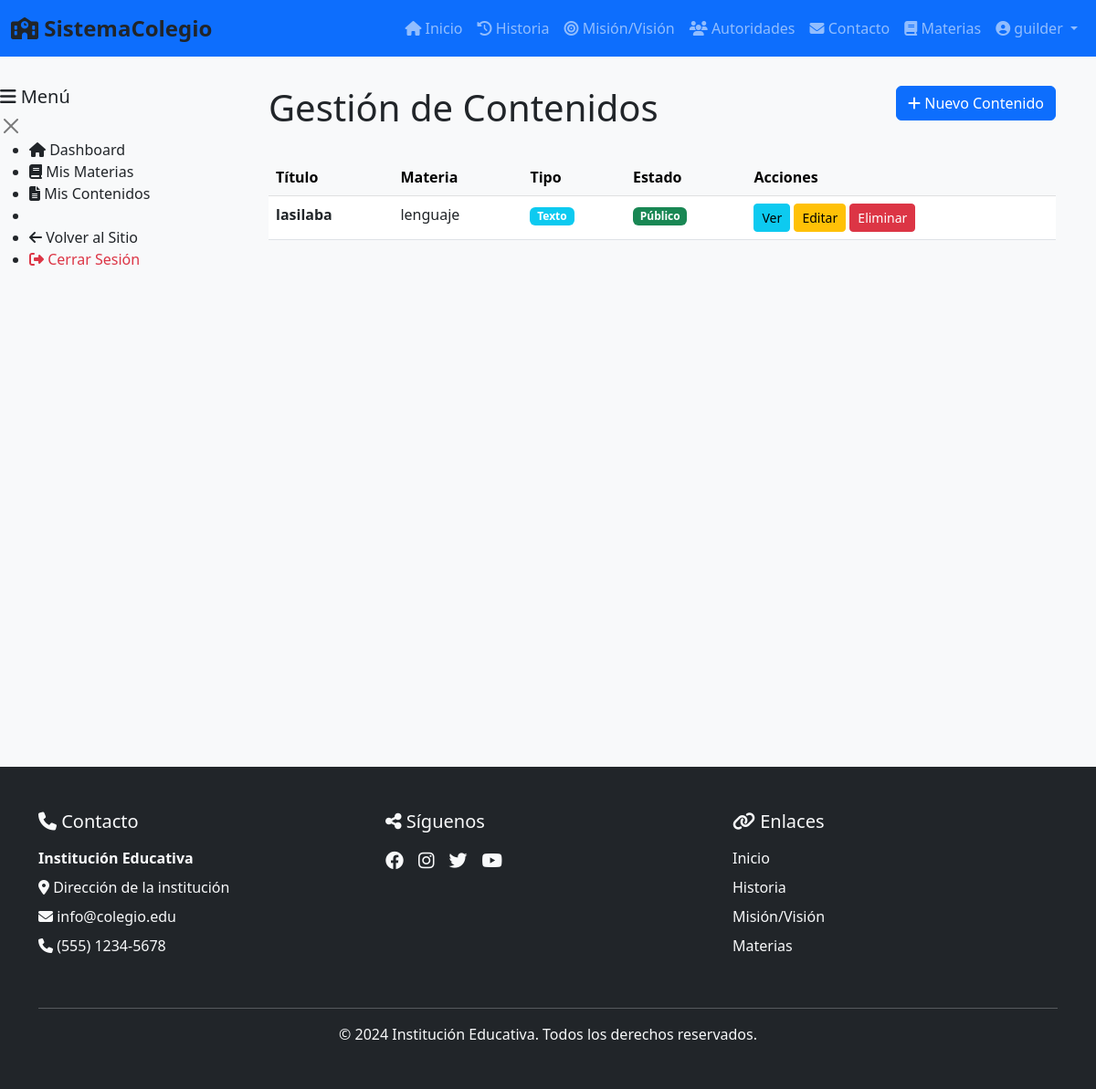
The page /contenidos-gestion/ (signed in) on the database as committed earlier.
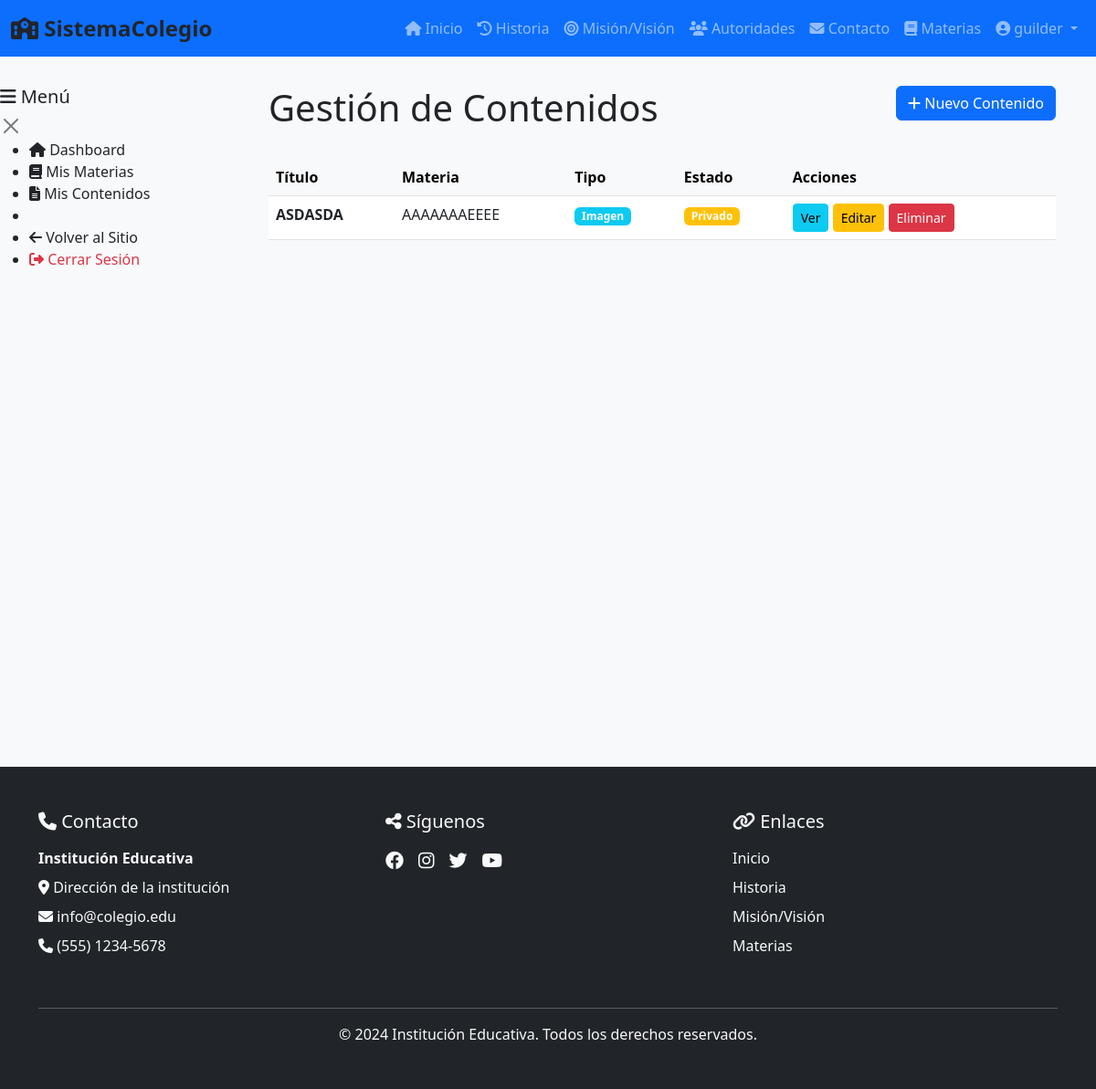
The same page on the database as committed later.
### core/models.py (models this page shows, shortened)
class Contenido(models.Model):
    TIPO_CHOICES = [
        ('texto', 'Texto'),
        ('video', 'Video'),
        ('documento', 'Documento'),
        ('imagen', 'Imagen'),
        ('multimedia', 'Multimedia'),
    ]
    ESTADO_CHOICES = [
        ('privado', 'Privado'),
        ('publico', 'Público'),
    ]
    materia = models.ForeignKey(Materia, on_delete=models.CASCADE)
    titulo = models.CharField(max_length=200)
    descripcion = models.TextField(blank=True)
    tipo = models.CharField(max_length=20, choices=TIPO_CHOICES, default='texto')
    archivo = models.FileField(upload_to='contenidos/', blank=True, null=True)
    estado_publicacion = models.CharField(max_length=20, choices=ESTADO_CHOICES, default='privado')
    fecha_creacion = models.DateTimeField(auto_now_add=True)
    class Meta:
        ordering = ['-fecha_creacion']

class Materia(models.Model):
    ESTADO_CHOICES = [
        ('borrador', 'Borrador'),
        ('publicada', 'Publicada'),
    ]
    profesor = models.ForeignKey(ProfesorProfile, on_delete=models.CASCADE)
    nombre = models.CharField(max_length=200)
    descripcion = models.TextField(blank=True)
    estado_publicacion = models.CharField(max_length=20, choices=ESTADO_CHOICES, default='borrador')
    fecha_creacion = models.DateTimeField(auto_now_add=True)
    class Meta:
        ordering = ['-fecha_creacion']

### core/views.py (the view)
# urls.py: path('contenidos-gestion/', views.ContenidosGestionView.as_view(), name='contenidos_gestion'),
class ContenidosGestionView(LoginRequiredMixin, TemplateView):
    template_name = 'contenidos/lista.html'
    def get_context_data(self, **kwargs):
        context = super().get_context_data(**kwargs)
        context['show_sidebar'] = True
        profesor_profile, _ = ProfesorProfile.objects.get_or_create(user=self.request.user)
        context['contenidos'] = Contenido.objects.filter(materia__profesor=profesor_profile).select_related('materia')
        context['materias'] = Materia.objects.filter(profesor=profesor_profile)
        return context

### templates/contenidos/lista.html (shortened to what this page needs)
{% extends "base.html" %}
{% load static %}
{% block content %}
<div style="display: flex; min-height: calc(100vh - 70px);">
    <main style="flex: 1; padding: 2rem; width: 100%;">
        <div class="container-fluid">
            <div class="row mb-4">
                <div class="col">
                    <h1>Gestión de Contenidos</h1>
                </div>
                <div class="col-auto">
                    <button class="btn btn-primary" data-bs-toggle="modal" data-bs-target="#crearContenidoModal">
                        <i class="fas fa-plus"></i> Nuevo Contenido
                    </button>
                </div>
            </div>
            {% if contenidos %}
                <div class="table-responsive">
                    <table class="table table-hover">
                        <thead class="table-light">
                            <tr>
                                <th>Título</th>
                                <th>Materia</th>
                                <th>Tipo</th>
                                <th>Estado</th>
                                <th>Acciones</th>
                            </tr>
                        </thead>
                        <tbody id="contenidosTableBody">
                            {% for contenido in contenidos %}
                                <tr>
                                    <td><strong>{{ contenido.titulo }}</strong></td>
                                    <td>{{ contenido.materia.nombre }}</td>
                                    <td>
                                        <span class="badge bg-info">
                                            {{ contenido.get_tipo_display }}
                                        </span>
                                    </td>
                                    <td>
                                        <span class="badge {% if contenido.estado_publicacion == 'publico' %}bg-success{% else %}bg-warning{% endif %}">
                                            {{ contenido.get_estado_publicacion_display }}
                                        </span>
                                    </td>
                                    <td>
                                        <button class="btn btn-sm btn-info" data-ver-contenido="{{ contenido.id }}">
                                            Ver
                                        </button>
                                        <button class="btn btn-sm btn-warning" data-editar-contenido="{{ contenido.id }}" data-bs-toggle="modal" data-bs-target="#editarContenidoModal">
                                            Editar
                                        </button>
                                        <button class="btn btn-sm btn-danger" data-eliminar-contenido="{{ contenido.id }}" data-contenido-titulo="{{ contenido.titulo }}">
                                            Eliminar
                                        </button>
                                    </td>
                                </tr>
                            {% endfor %}
                        </tbody>
                    </table>
                </div>
            {% endif %}
        </div>
    </main>
</div>
{% endblock %}

Rows that differ between the two databases and show on the page:
removed Contenido: titulo "lasilaba", materia.nombre "lenguaje", tipo "Texto", estado_publicacion "Público"
added Contenido: titulo "ASDASDA", materia.nombre "AAAAAAAEEEE", tipo "Imagen", estado_publicacion "Privado"
